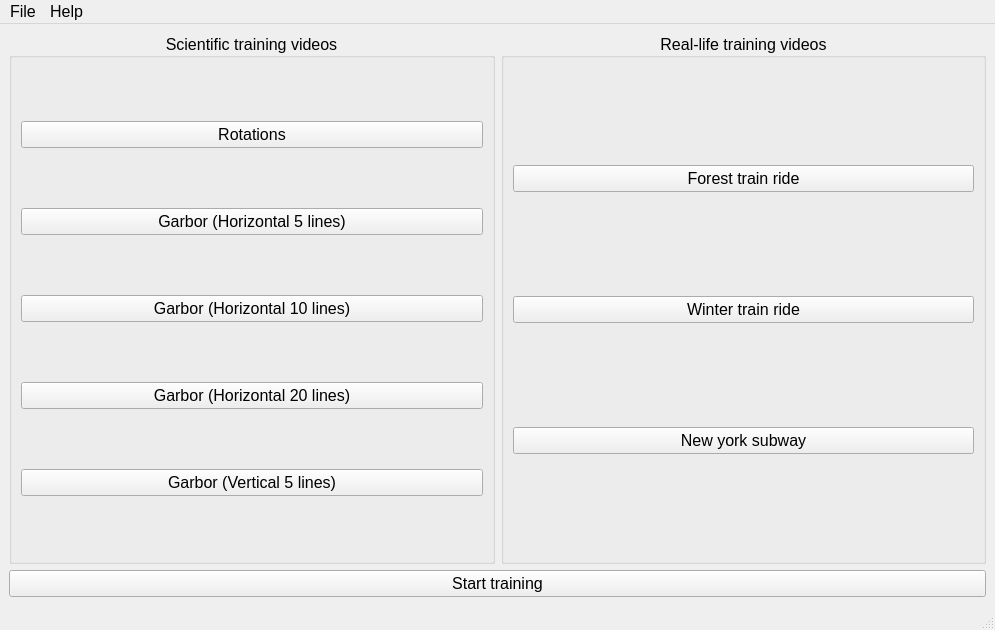
<?xml version="1.0" encoding="UTF-8"?>
<ui version="4.0">
 <class>MainWindow</class>
 <widget class="QMainWindow" name="MainWindow">
  <property name="geometry">
   <rect>
    <x>0</x>
    <y>0</y>
    <width>995</width>
    <height>630</height>
   </rect>
  </property>
  <property name="font">
   <font>
    <pointsize>12</pointsize>
   </font>
  </property>
  <property name="windowTitle">
   <string>Neurofeedback training</string>
  </property>
  <property name="windowIcon">
   <iconset resource="../Icons/Icons.qrc">
    <normaloff>:/MainWindow/KI_ICON_ONLY.png</normaloff>:/MainWindow/KI_ICON_ONLY.png</iconset>
  </property>
  <widget class="QWidget" name="centralwidget">
   <layout class="QGridLayout" name="gridLayout">
    <item row="2" column="0" colspan="2">
     <widget class="QPushButton" name="pb_StartTraining">
      <property name="sizePolicy">
       <sizepolicy hsizetype="Expanding" vsizetype="Fixed">
        <horstretch>0</horstretch>
        <verstretch>0</verstretch>
       </sizepolicy>
      </property>
      <property name="text">
       <string>Start training</string>
      </property>
      <property name="icon">
       <iconset resource="../Icons/Icons.qrc">
        <normaloff>:/Buttons/play-circle.svg</normaloff>:/Buttons/play-circle.svg</iconset>
      </property>
      <property name="iconSize">
       <size>
        <width>25</width>
        <height>25</height>
       </size>
      </property>
     </widget>
    </item>
    <item row="0" column="0" rowspan="2">
     <widget class="QGroupBox" name="groupBox">
      <property name="sizePolicy">
       <sizepolicy hsizetype="Expanding" vsizetype="Expanding">
        <horstretch>0</horstretch>
        <verstretch>0</verstretch>
       </sizepolicy>
      </property>
      <property name="title">
       <string>Scientific training videos</string>
      </property>
      <property name="alignment">
       <set>Qt::AlignCenter</set>
      </property>
      <layout class="QVBoxLayout" name="verticalLayout">
       <item>
        <widget class="QPushButton" name="pb_VideoButton1">
         <property name="text">
          <string>Rotations</string>
         </property>
         <property name="icon">
          <iconset resource="../Icons/Icons.qrc">
           <normaloff>:/Buttons/vlcsnap-2023-09-27-18h51m12s886.png</normaloff>:/Buttons/vlcsnap-2023-09-27-18h51m12s886.png</iconset>
         </property>
         <property name="iconSize">
          <size>
           <width>50</width>
           <height>50</height>
          </size>
         </property>
        </widget>
       </item>
       <item>
        <widget class="QPushButton" name="pb_VideoButton2">
         <property name="text">
          <string>Garbor (Horizontal 5 lines)</string>
         </property>
         <property name="icon">
          <iconset resource="../Icons/Icons.qrc">
           <normaloff>:/Buttons/vlcsnap-2023-09-27-18h50m58s675.png</normaloff>:/Buttons/vlcsnap-2023-09-27-18h50m58s675.png</iconset>
         </property>
         <property name="iconSize">
          <size>
           <width>50</width>
           <height>50</height>
          </size>
         </property>
        </widget>
       </item>
       <item>
        <widget class="QPushButton" name="pb_VideoButton3">
         <property name="text">
          <string>Garbor (Horizontal 10 lines)</string>
         </property>
         <property name="icon">
          <iconset resource="../Icons/Icons.qrc">
           <normaloff>:/Buttons/vlcsnap-2023-09-27-18h50m51s365.png</normaloff>:/Buttons/vlcsnap-2023-09-27-18h50m51s365.png</iconset>
         </property>
         <property name="iconSize">
          <size>
           <width>50</width>
           <height>50</height>
          </size>
         </property>
        </widget>
       </item>
       <item>
        <widget class="QPushButton" name="pb_VideoButton4">
         <property name="text">
          <string>Garbor (Horizontal 20 lines)</string>
         </property>
         <property name="icon">
          <iconset resource="../Icons/Icons.qrc">
           <normaloff>:/Buttons/vlcsnap-2023-09-27-18h50m42s759.png</normaloff>:/Buttons/vlcsnap-2023-09-27-18h50m42s759.png</iconset>
         </property>
         <property name="iconSize">
          <size>
           <width>50</width>
           <height>50</height>
          </size>
         </property>
        </widget>
       </item>
       <item>
        <widget class="QPushButton" name="pb_VideoButton5">
         <property name="text">
          <string>Garbor (Vertical 5 lines)</string>
         </property>
         <property name="icon">
          <iconset resource="../Icons/Icons.qrc">
           <normaloff>:/Buttons/vlcsnap-2023-09-27-18h51m07s490.png</normaloff>:/Buttons/vlcsnap-2023-09-27-18h51m07s490.png</iconset>
         </property>
         <property name="iconSize">
          <size>
           <width>50</width>
           <height>50</height>
          </size>
         </property>
        </widget>
       </item>
      </layout>
     </widget>
    </item>
    <item row="0" column="1" rowspan="2">
     <widget class="QGroupBox" name="groupBox_2">
      <property name="sizePolicy">
       <sizepolicy hsizetype="Expanding" vsizetype="Expanding">
        <horstretch>0</horstretch>
        <verstretch>0</verstretch>
       </sizepolicy>
      </property>
      <property name="title">
       <string>Real-life training videos</string>
      </property>
      <property name="alignment">
       <set>Qt::AlignCenter</set>
      </property>
      <layout class="QVBoxLayout" name="verticalLayout_2">
       <item>
        <widget class="QPushButton" name="pb_VideoButton6">
         <property name="text">
          <string>Forest train ride</string>
         </property>
         <property name="icon">
          <iconset resource="../Icons/Icons.qrc">
           <normaloff>:/Buttons/vlcsnap-2023-09-28-09h17m15s984.png</normaloff>:/Buttons/vlcsnap-2023-09-28-09h17m15s984.png</iconset>
         </property>
         <property name="iconSize">
          <size>
           <width>100</width>
           <height>100</height>
          </size>
         </property>
        </widget>
       </item>
       <item>
        <widget class="QPushButton" name="pb_VideoButton7">
         <property name="text">
          <string>Winter train ride</string>
         </property>
         <property name="icon">
          <iconset resource="../Icons/Icons.qrc">
           <normaloff>:/Buttons/vlcsnap-2023-09-28-09h18m50s144.png</normaloff>:/Buttons/vlcsnap-2023-09-28-09h18m50s144.png</iconset>
         </property>
         <property name="iconSize">
          <size>
           <width>100</width>
           <height>100</height>
          </size>
         </property>
        </widget>
       </item>
       <item>
        <widget class="QPushButton" name="pb_VideoButton8">
         <property name="sizePolicy">
          <sizepolicy hsizetype="Minimum" vsizetype="Fixed">
           <horstretch>0</horstretch>
           <verstretch>0</verstretch>
          </sizepolicy>
         </property>
         <property name="text">
          <string>New york subway</string>
         </property>
         <property name="icon">
          <iconset resource="../Icons/Icons.qrc">
           <normaloff>:/Buttons/vlcsnap-2023-09-28-09h19m58s849.png</normaloff>:/Buttons/vlcsnap-2023-09-28-09h19m58s849.png</iconset>
         </property>
         <property name="iconSize">
          <size>
           <width>100</width>
           <height>100</height>
          </size>
         </property>
        </widget>
       </item>
      </layout>
     </widget>
    </item>
   </layout>
  </widget>
  <widget class="QMenuBar" name="menubar">
   <property name="geometry">
    <rect>
     <x>0</x>
     <y>0</y>
     <width>995</width>
     <height>28</height>
    </rect>
   </property>
   <widget class="QMenu" name="menuFile">
    <property name="title">
     <string>File</string>
    </property>
    <addaction name="actionQuit"/>
   </widget>
   <widget class="QMenu" name="menuHelp">
    <property name="title">
     <string>Help</string>
    </property>
    <addaction name="actionInfo"/>
    <addaction name="actionHelp"/>
   </widget>
   <addaction name="menuFile"/>
   <addaction name="menuHelp"/>
  </widget>
  <widget class="QStatusBar" name="statusbar">
   <property name="sizeGripEnabled">
    <bool>true</bool>
   </property>
  </widget>
  <action name="actionQuit">
   <property name="text">
    <string>Quit</string>
   </property>
  </action>
  <action name="actionInfo">
   <property name="text">
    <string>About</string>
   </property>
  </action>
  <action name="actionHelp">
   <property name="text">
    <string>Information</string>
   </property>
  </action>
 </widget>
 <resources>
  <include location="../Icons/Icons.qrc"/>
 </resources>
 <connections/>
</ui>
